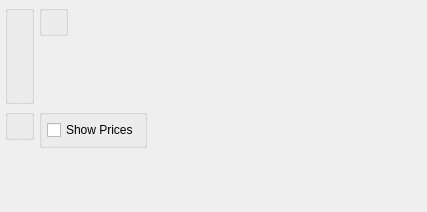
<?xml version="1.0" encoding="UTF-8"?>
<ui version="4.0">
 <comment>This file is part of the xTuple ERP: PostBooks Edition, a free and
open source Enterprise Resource Planning software suite,
Copyright (c) 1999-2010 by OpenMFG LLC, d/b/a xTuple.
It is licensed to you under the Common Public Attribution License
version 1.0, the full text of which (including xTuple-specific Exhibits)
is available at www.xtuple.com/CPAL.  By using this software, you agree
to be bound by its terms.</comment>
 <class>dspBacklogByParameterList</class>
 <widget class="QWidget" name="dspBacklogByParameterList">
  <property name="geometry">
   <rect>
    <x>0</x>
    <y>0</y>
    <width>427</width>
    <height>212</height>
   </rect>
  </property>
  <property name="windowTitle">
   <string>Backlog by Parameter List</string>
  </property>
  <layout class="QVBoxLayout" name="verticalLayout_5">
   <item>
    <layout class="QHBoxLayout" name="horizontalLayout">
     <item>
      <widget class="ParameterGroup" name="_parameter">
       <property name="title">
        <string/>
       </property>
       <property name="fixedSize">
        <bool>false</bool>
       </property>
      </widget>
     </item>
     <item>
      <layout class="QVBoxLayout" name="verticalLayout">
       <item>
        <widget class="QGroupBox" name="_dateGroup">
         <property name="title">
          <string/>
         </property>
         <layout class="QGridLayout" name="gridLayout_2">
          <item row="0" column="0">
           <widget class="DateCluster" name="_dates"/>
          </item>
         </layout>
        </widget>
       </item>
       <item>
        <spacer name="spacer">
         <property name="orientation">
          <enum>Qt::Vertical</enum>
         </property>
         <property name="sizeType">
          <enum>QSizePolicy::Expanding</enum>
         </property>
         <property name="sizeHint" stdset="0">
          <size>
           <width>20</width>
           <height>0</height>
          </size>
         </property>
        </spacer>
       </item>
      </layout>
     </item>
     <item>
      <spacer name="horizontalSpacer">
       <property name="orientation">
        <enum>Qt::Horizontal</enum>
       </property>
       <property name="sizeHint" stdset="0">
        <size>
         <width>0</width>
         <height>20</height>
        </size>
       </property>
      </spacer>
     </item>
    </layout>
   </item>
   <item>
    <layout class="QHBoxLayout" name="horizontalLayout_2">
     <item>
      <layout class="QVBoxLayout" name="verticalLayout_4">
       <item>
        <widget class="WarehouseGroup" name="_warehouse">
         <property name="title">
          <string/>
         </property>
         <property name="fixedSize">
          <bool>false</bool>
         </property>
        </widget>
       </item>
       <item>
        <spacer name="spacer_2">
         <property name="orientation">
          <enum>Qt::Vertical</enum>
         </property>
         <property name="sizeType">
          <enum>QSizePolicy::Expanding</enum>
         </property>
         <property name="sizeHint" stdset="0">
          <size>
           <width>20</width>
           <height>13</height>
          </size>
         </property>
        </spacer>
       </item>
      </layout>
     </item>
     <item>
      <layout class="QVBoxLayout" name="verticalLayout_3">
       <item>
        <widget class="QGroupBox" name="_optionsGroup">
         <property name="title">
          <string/>
         </property>
         <layout class="QVBoxLayout" name="verticalLayout_2">
          <item>
           <widget class="XCheckBox" name="_showPrices">
            <property name="text">
             <string>Show Prices</string>
            </property>
           </widget>
          </item>
         </layout>
        </widget>
       </item>
       <item>
        <spacer>
         <property name="orientation">
          <enum>Qt::Vertical</enum>
         </property>
         <property name="sizeType">
          <enum>QSizePolicy::Expanding</enum>
         </property>
         <property name="sizeHint" stdset="0">
          <size>
           <width>20</width>
           <height>0</height>
          </size>
         </property>
        </spacer>
       </item>
      </layout>
     </item>
     <item>
      <spacer name="horizontalSpacer_2">
       <property name="orientation">
        <enum>Qt::Horizontal</enum>
       </property>
       <property name="sizeHint" stdset="0">
        <size>
         <width>0</width>
         <height>20</height>
        </size>
       </property>
      </spacer>
     </item>
    </layout>
   </item>
  </layout>
 </widget>
 <layoutdefault spacing="5" margin="5"/>
 <pixmapfunction>qPixmapFromMimeSource</pixmapfunction>
 <customwidgets>
  <customwidget>
   <class>DateCluster</class>
   <extends>QWidget</extends>
   <header>datecluster.h</header>
  </customwidget>
  <customwidget>
   <class>ParameterGroup</class>
   <extends>QGroupBox</extends>
   <header>parametergroup.h</header>
  </customwidget>
  <customwidget>
   <class>WarehouseGroup</class>
   <extends>QGroupBox</extends>
   <header>warehousegroup.h</header>
  </customwidget>
  <customwidget>
   <class>XCheckBox</class>
   <extends>QCheckBox</extends>
   <header>xcheckbox.h</header>
  </customwidget>
 </customwidgets>
 <tabstops>
  <tabstop>_parameter</tabstop>
  <tabstop>_warehouse</tabstop>
 </tabstops>
 <resources/>
 <connections/>
</ui>
